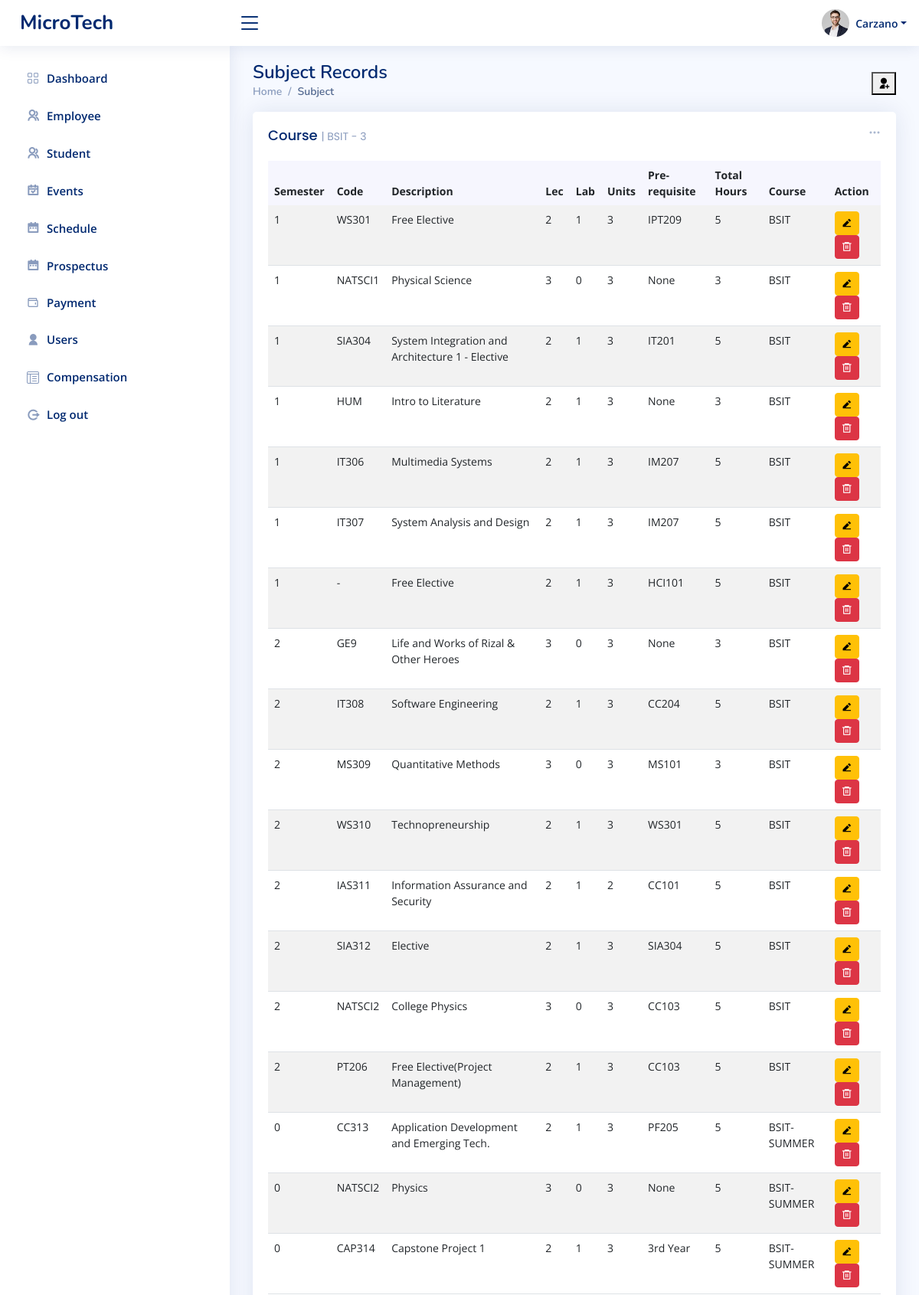
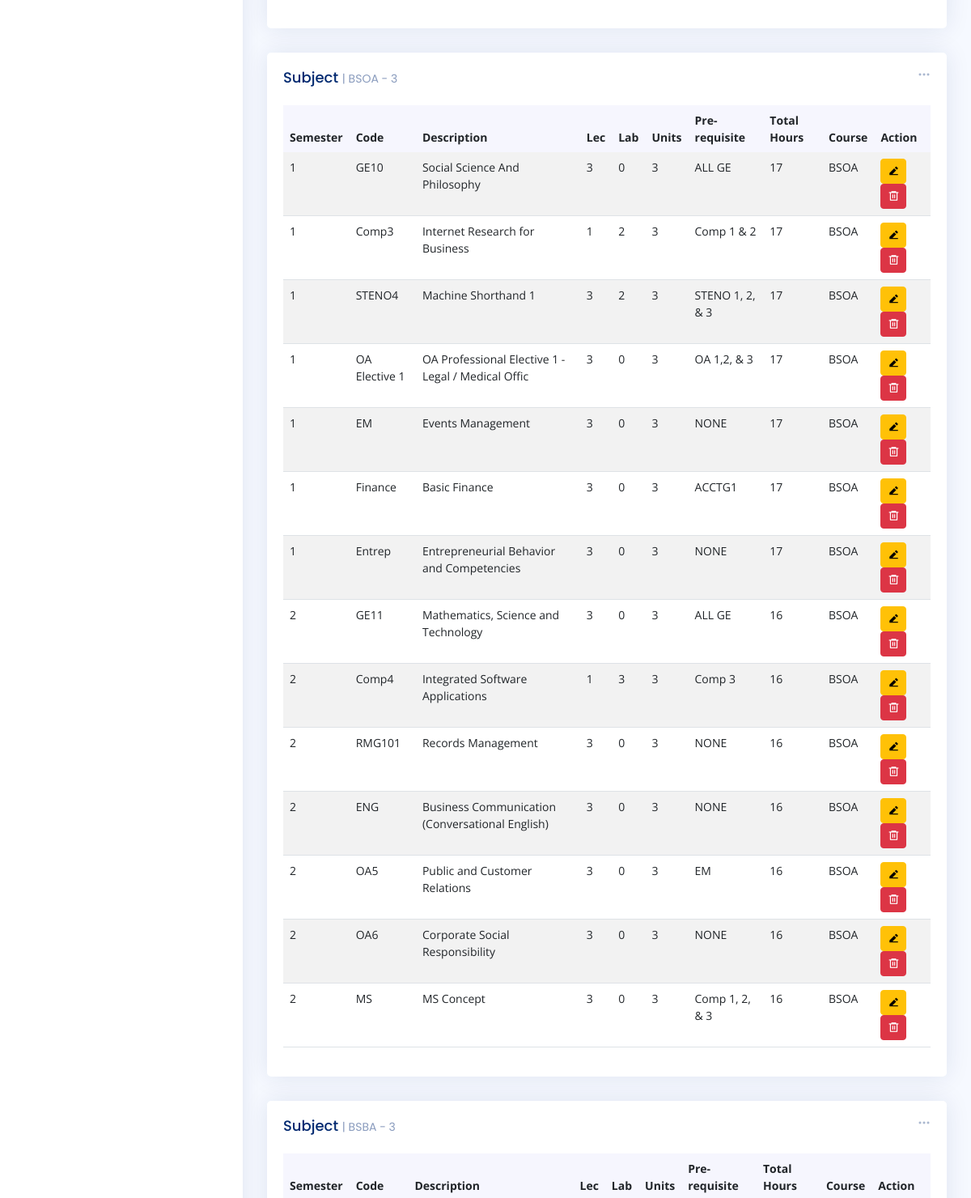
/admin/subject-year-3.php (signed in, upper part), run on the app's committed database (2 pictures, top to bottom).
### tables this page shows
CREATE TABLE `tbl_users` (
  `user_id` int(11) NOT NULL,
  `user_fname` varchar(50) NOT NULL,
  `user_lname` varchar(50) NOT NULL,
  `user_email` varchar(80) NOT NULL,
  `user_name` varchar(50) NOT NULL,
  `user_pass` varchar(100) NOT NULL,
  `user_role` varchar(20) NOT NULL
);

CREATE TABLE `tbl_subjects` (
  `id` int(11) NOT NULL,
  `year` int(11) NOT NULL,
  `semester` int(11) NOT NULL,
  `code` varchar(50) NOT NULL,
  `description` varchar(50) NOT NULL,
  `lec` int(11) NOT NULL,
  `lab` int(11) NOT NULL,
  `unit` int(11) NOT NULL,
  `pre_req` varchar(50) NOT NULL,
  `total` int(11) NOT NULL,
  `course` varchar(50) NOT NULL
);

### admin/subject-year-3.php (the view, shortened to what this page needs)
<?php include_once "../templates/header.php"; ?>
<main id="main" class="main">
  <div class="pagetitle">
    <h1>Subject Records</h1>
    <button type="button" class="ri-user-add-fill tablebutton" data-bs-toggle="modal" data-bs-target="#verticalycentered"></button>
    <nav>
      <ol class="breadcrumb">
        <li class="breadcrumb-item"><a href="index.php">Home</a></li>
        <li class="breadcrumb-item active">Subject</li>
      </ol>
    </nav>
  </div>
  <section class="section dashboard">
    <div class="col-lg-12">
      <div class="row">
        <div class="col-12">
          <div class="card recent-sales overflow-auto">
            <div class="filter">
              <a class="icon" href="#" data-bs-toggle="dropdown"><i class="bi bi-three-dots"></i></a>
            </div>
            <div class="card-body">
              <h5 class="card-title">Course <span>| BSIT - 3 </span></h5>
              <table class="table table-striped datatable">
                <thead>
                  <tr>
                    <th scope="col">Semester</th>
                    <th scope="col">Code</th>
                    <th scope="col">Description</th>
                    <th scope="col">Lec</th>
                    <th scope="col">Lab</th>
                    <th scope="col">Units</th>
                    <th scope="col">Pre-requisite</th>
                    <th scope="col">Total Hours</th>
                    <th scope="col">Course</th>
                    <th scope="col">Action</th>
                  </tr>
                </thead>
                <tbody>
                  <?php
                  $database = new Connection();
                  $db = $database->open();
                  try {
                    $sql = "SELECT * FROM tbl_subjects WHERE (course = 'BSIT' OR course = 'BSIT-SUMMER') AND year = '3'";
                    foreach ($db->query($sql) as $subject) {
                  ?>
                      <tr>
                        <td><?php echo htmlspecialchars($subject['semester']); ?></td>
                        <td><?php echo htmlspecialchars($subject['code']); ?></td>
                        <td><?php echo htmlspecialchars($subject['description']); ?></td>
                        <td><?php echo htmlspecialchars($subject['lec']); ?></td>
                        <td><?php echo htmlspecialchars($subject['lab']); ?></td>
                        <td><?php echo htmlspecialchars($subject['unit']); ?></td>
                        <td><?php echo htmlspecialchars($subject['pre_req']); ?></td>
                        <td><?php echo htmlspecialchars($subject['total']); ?></td>
                        <td><?php echo htmlspecialchars($subject['course']); ?></td>
                        <td>
                          <button type="button" class="btn btn-sm btn-warning ri-edit-2-fill" data-bs-toggle="modal" data-bs-target="#editStudent<?php echo $subject['id']; ?>"></button>
                          <form method="POST" action="../admin/upload/delete_subject.php" onsubmit="return confirm('Are you sure you want to delete this subject?');" style="display:inline;">
                            <button type="submit" class="btn btn-sm btn-danger ri-delete-bin-6-line"></button>
                          </form>
                        </td>
                        <?php include('modals/form-edit-Student.php'); ?>
                      </tr>
                  <?php
                    }
                  } catch (PDOException $e) {
                    echo "There is some problem in connection: " . $e->getMessage();
                  }
                  ?>
    <div class="col-lg-12">
      <div class="row">
        <div class="col-12">
          <div class="card recent-sales overflow-auto">
            <div class="filter">
              <a class="icon" href="#" data-bs-toggle="dropdown"><i class="bi bi-three-dots"></i></a>
            </div>
            <div class="card-body">
              <h5 class="card-title">Subject <span>| BSOA - 3 </span></h5>
              <table class="table table-striped datatable">
                <thead>
                  <tr>
                    <th scope="col">Semester</th>
                    <th scope="col">Code</th>
                    <th scope="col">Description</th>
                    <th scope="col">Lec</th>
                    <th scope="col">Lab</th>
                    <th scope="col">Units</th>
                    <th scope="col">Pre-requisite</th>
                    <th scope="col">Total Hours</th>
                    <th scope="col">Course</th>
                    <th scope="col">Action</th>
                  </tr>
                </thead>
                <tbody>
                  <?php
                  $database = new Connection();
                  $db = $database->open();
                  try {
                    $sql = "SELECT * FROM tbl_subjects WHERE course = 'BSOA' AND year = '3' ";
                    foreach ($db->query($sql) as $subject) {
                  ?>
                      <tr>
                        <td><?php echo htmlspecialchars($subject['semester']); ?></td>
                        <td><?php echo htmlspecialchars($subject['code']); ?></td>
                        <td><?php echo htmlspecialchars($subject['description']); ?></td>
                        <td><?php echo htmlspecialchars($subject['lec']); ?></td>
                        <td><?php echo htmlspecialchars($subject['lab']); ?></td>
                        <td><?php echo htmlspecialchars($subject['unit']); ?></td>
                        <td><?php echo htmlspecialchars($subject['pre_req']); ?></td>
                        <td><?php echo htmlspecialchars($subject['total']); ?></td>
                        <td><?php echo htmlspecialchars($subject['course']); ?></td>
                        <td>
                          <button type="button" class="btn btn-sm btn-warning ri-edit-2-fill" data-bs-toggle="modal" data-bs-target="#editStudent<?php echo $subject['id']; ?>"></button>
                          <form method="POST" action="../admin/upload/delete_subject.php" onsubmit="return confirm('Are you sure you want to delete this subject?');" style="display:inline;">
                            <button type="submit" class="btn btn-sm btn-danger ri-delete-bin-6-line"></button>
                          </form>
                        </td>
                        <?php include('modals/form-edit-Student.php'); ?>
                      </tr>
                  <?php
                    }
                  } catch (PDOException $e) {
                    echo "There is some problem in connection: " . $e->getMessage();
                  }
                  ?>
    <div class="col-lg-12">
      <div class="row">
        <div class="col-12">
          <div class="card recent-sales overflow-auto">
            <div class="filter">
              <a class="icon" href="#" data-bs-toggle="dropdown"><i class="bi bi-three-dots"></i></a>
            </div>
            <div class="card-body">
              <h5 class="card-title">Subject <span>| BSBA - 3 </span></h5>
              <table class="table table-striped datatable">
                <thead>
                  <tr>
                    <th scope="col">Semester</th>
                    <th scope="col">Code</th>
                    <th scope="col">Description</th>
                    <th scope="col">Lec</th>
                    <th scope="col">Lab</th>
                    <th scope="col">Units</th>
                    <th scope="col">Pre-requisite</th>
                    <th scope="col">Total Hours</th>
                    <th scope="col">Course</th>
                    <th scope="col">Action</th>
                  </tr>
                </thead>
                  <?php
                  $database = new Connection();
                  $db = $database->open();
                  try {
                    $sql = "SELECT * FROM tbl_subjects WHERE course = 'BSBA' AND year = '3' ";
                    foreach ($db->query($sql) as $subject) {
                  ?>
                        <?php include('modals/form-edit-Student.php'); ?>
                  <?php
                    }
                  } catch (PDOException $e) {
                    echo "There is some problem in connection: " . $e->getMessage();
                  }
                  ?>
  </section>
</main>
<?php include_once "../templates/footer.php"; ?>

### templates/header.php (shortened to what this page needs)
<?php
include_once "includes/connect.php";
$userid = $_SESSION["login"];
$statements = $conn->prepare("SELECT * FROM tbl_users WHERE user_id = '$userid'");
$statements->execute();
$user = $statements->fetch(PDO::FETCH_ASSOC);
$lname = $user['user_lname'];
?>
<!DOCTYPE html>
<html lang="en">
<head>
  <link href="../assets/vendor/bootstrap/css/bootstrap.min.css" rel="stylesheet">
  <link href="../assets/vendor/bootstrap-icons/bootstrap-icons.css" rel="stylesheet">
  <link href="../assets/vendor/boxicons/css/boxicons.min.css" rel="stylesheet">
  <link href="../assets/vendor/quill/quill.snow.css" rel="stylesheet">
  <link href="../assets/vendor/quill/quill.bubble.css" rel="stylesheet">
  <link href="../assets/vendor/remixicon/remixicon.css" rel="stylesheet">
  <link href="../assets/vendor/simple-datatables/style.css" rel="stylesheet">
  <link href="../assets/css/style.css" rel="stylesheet">
</head>
<body>
  <header id="header" class="header fixed-top d-flex align-items-center">
    <div class="d-flex align-items-center justify-content-between">
      <a href="../admin/index.php" class="logo d-flex align-items-center">
        <span class="d-none d-lg-block">MicroTech</span>
      </a>
      <i class="bi bi-list toggle-sidebar-btn"></i>
    </div>
    <nav class="header-nav ms-auto">
      <ul class="d-flex align-items-center">
        <li class="nav-item dropdown pe-3">
          <a class="nav-link nav-profile d-flex align-items-center pe-0" href="#" data-bs-toggle="dropdown">
            <img src="../assets/img/profile-img.jpg" alt="Profile" class="rounded-circle">
            <span class="d-none d-md-block dropdown-toggle ps-2"><?php echo $lname ?></span>
          </a>
        </li>
      </ul>
    </nav>
  </header>
  <aside id="sidebar" class="sidebar">
    <ul class="sidebar-nav" id="sidebar-nav">
      <li class="nav-item">
        <a class="nav-link collapsed" href="../admin/index.php">
          <i class="bi bi-grid"></i>
          <span>Dashboard</span>
        </a>
      </li>
      <li class="nav-item">
        <a class="nav-link collapsed" href="../admin/employee.php">
          <i class="ri ri-group-line"></i>
          <span>Employee</span>
        </a>
      </li>
      <li class="nav-item">
        <a class="nav-link collapsed" href="../admin/studentRecords1.php">
          <i class="ri ri-group-line"></i>
          <span>Student</span>
        </a>
      </li>
      <li class="nav-item">
        <a class="nav-link collapsed" href="../admin/event.php">
          <i class="ri-calendar-check-line"></i>
          <span>Events</span>
        </a>
      </li>
      <li class="nav-item">
        <a class="nav-link collapsed" href="../admin/schedule.php">
          <i class="ri-calendar-2-fill"></i>
          <span>Schedule</span>
        </a>
      </li>
      <li class="nav-item">
        <a class="nav-link collapsed" href="../admin/subject.php">
          <i class="ri-calendar-2-fill"></i>
          <span>Prospectus</span>
        </a>
      </li>
      <li class="nav-item">
        <a class="nav-link collapsed" href="../admin/payment.php">
          <i class="bx bx-wallet"></i>
          <span>Payment</span>
        </a>
      </li>
      <li class="nav-item">
        <a class="nav-link collapsed" href="../admin/user.php">
          <i class="ri-user-fill"></i>
          <span>Users</span>
        </a>
      </li>
      <li class="nav-item">
        <a class="nav-link collapsed" href="../admin/compensation.php">
          <i class="bi bi-layout-text-window-reverse"></i>
          <span>Compensation</span>
        </a>
      </li>
      <li class="nav-item">
        <a class="nav-link collapsed" href="../admin/includes/logout.inc.php">
          <i class="ri-logout-circle-r-line"></i>
          <span>Log out</span>
        </a>
      </li>
    </ul>
  </aside>

### assets/css/style.css (style rules this page uses)
:root { scroll-behavior: smooth; }
body { font-family: "Open Sans", sans-serif; background: #f6f9ff; color: #444444; }
a { color: #4154f1; text-decoration: none; }
h1, h2, h3, h4, h5, h6 { font-family: "Nunito", sans-serif; }
#main { margin-top: 60px; padding: 20px 30px; transition: all 0.3s; }
.pagetitle { margin-bottom: 10px; }
.pagetitle h1 { font-size: 24px; margin-bottom: 0; font-weight: 600; color: #012970; }
.card { margin-bottom: 30px; border: none; border-radius: 5px; box-shadow: 0px 0 30px rgba(1, 41, 112, 0.1); }
.card-title { padding: 20px 0 15px 0; font-size: 18px; font-weight: 500; color: #012970; font-family: "Poppins", sans-serif; }
.card-title span { color: #899bbd; font-size: 14px; font-weight: 400; }
.card-body { padding: 0 20px 20px 20px; }
.breadcrumb { font-size: 14px; font-family: "Nunito", sans-serif; color: #899bbd; font-weight: 600; }
.breadcrumb a { color: #899bbd; transition: 0.3s; }
.breadcrumb .breadcrumb-item::before { color: #899bbd; }
.breadcrumb .active { color: #51678f; font-weight: 600; }
.logo { line-height: 1; }
@media (min-width: 1200px) { .logo { width: 280px; } }
.logo span { font-size: 26px; font-weight: 700; color: #012970; font-family: "Nunito", sans-serif; }
.header { transition: all 0.5s; z-index: 997; height: 60px; box-shadow: 0px 2px 20px rgba(1, 41, 112, 0.1); background-color: #fff; padding-left: 20px; }
.header .toggle-sidebar-btn { font-size: 32px; padding-left: 10px; cursor: pointer; color: #012970; }
.header-nav ul { list-style: none; }
.header-nav>ul { margin: 0; padding: 0; }
.header-nav .nav-profile { color: #012970; }
.header-nav .nav-profile img { max-height: 36px; }
.header-nav .nav-profile span { font-size: 14px; font-weight: 600; }
.sidebar { position: fixed; top: 60px; left: 0; bottom: 0; width: 300px; z-index: 996; transition: all 0.3s; padding: 20px; overflow-y: auto; scrollbar-width: thin; scrollbar-color: #aab7cf transparent; box-shadow: 0px 0px 20px rgba(1, 41, 112, 0.1); background-color: #fff; }
@media (min-width: 1200px) { #main, #footer { margin-left: 300px; } }
.sidebar-nav { padding: 0; margin: 0; list-style: none; }
.sidebar-nav li { padding: 0; margin: 0; list-style: none; }
.sidebar-nav .nav-item { margin-bottom: 5px; }
.sidebar-nav .nav-link { display: flex; align-items: center; font-size: 15px; font-weight: 600; color: #4154f1; transition: 0.3; background: #f6f9ff; padding: 10px 15px; border-radius: 4px; }
.sidebar-nav .nav-link i { font-size: 16px; margin-right: 10px; color: #4154f1; }
.sidebar-nav .nav-link.collapsed { color: #012970; background: #fff; }
.sidebar-nav .nav-link.collapsed i { color: #899bbd; }
.dashboard .filter { position: absolute; right: 0px; top: 15px; }
.dashboard .filter .icon { color: #aab7cf; padding-right: 20px; padding-bottom: 5px; transition: 0.3s; font-size: 16px; }
.tablebutton { float: right !important; margin: -15px 0 0 0 !important; }
.dashboard .recent-sales { font-size: 14px; }
.dashboard .recent-sales .table thead { background: #f6f6fe; }
.dashboard .recent-sales .table thead th { border: 0; }

### data on the page
tbl_users: user_lname "Carzano"
tbl_subjects: semester "1", code "WS301", description "Free Elective", lec "2", lab "1", unit "3", pre_req "IPT209", total "5", course "BSIT"
tbl_subjects: semester "1", code "NATSCI1", description "Physical Science", lec "3", lab "0", unit "3", pre_req "None", total "3", course "BSIT"
tbl_subjects: semester "1", code "SIA304", description "System Integration and Architecture 1 - Elective", lec "2", lab "1", unit "3", pre_req "IT201", total "5", course "BSIT"
tbl_subjects: semester "1", code "HUM", description "Intro to Literature", lec "2", lab "1", unit "3", pre_req "None", total "3", course "BSIT"
tbl_subjects: semester "1", code "IT306", description "Multimedia Systems", lec "2", lab "1", unit "3", pre_req "IM207", total "5", course "BSIT"
tbl_subjects: semester "1", code "IT307", description "System Analysis and Design", lec "2", lab "1", unit "3", pre_req "IM207", total "5", course "BSIT"
tbl_subjects: semester "1", code "-", description "Free Elective", lec "2", lab "1", unit "3", pre_req "HCI101", total "5", course "BSIT"
tbl_subjects: semester "2", code "GE9", description "Life and Works of Rizal & Other Heroes", lec "3", lab "0", unit "3", pre_req "None", total "3", course "BSIT"
tbl_subjects: semester "2", code "IT308", description "Software Engineering", lec "2", lab "1", unit "3", pre_req "CC204", total "5", course "BSIT"
tbl_subjects: semester "2", code "MS309", description "Quantitative Methods", lec "3", lab "0", unit "3", pre_req "MS101", total "3", course "BSIT"
tbl_subjects: semester "2", code "WS310", description "Technopreneurship", lec "2", lab "1", unit "3", pre_req "WS301", total "5", course "BSIT"
tbl_subjects: semester "2", code "IAS311", description "Information Assurance and Security", lec "2", lab "1", unit "2", pre_req "CC101", total "5", course "BSIT"
tbl_subjects: semester "2", code "SIA312", description "Elective", lec "2", lab "1", unit "3", pre_req "SIA304", total "5", course "BSIT"
tbl_subjects: semester "2", code "NATSCI2", description "College Physics", lec "3", lab "0", unit "3", pre_req "CC103", total "5", course "BSIT"
tbl_subjects: semester "2", code "PT206", description "Free Elective(Project Management)", lec "2", lab "1", unit "3", pre_req "CC103", total "5", course "BSIT"
tbl_subjects: semester "0", code "CC313", description "Application Development and Emerging Tech.", lec "2", lab "1", unit "3", pre_req "PF205", total "5", course "BSIT-SUMMER"
tbl_subjects: semester "0", code "NATSCI2", description "Physics", lec "3", lab "0", unit "3", pre_req "None", total "5", course "BSIT-SUMMER"
tbl_subjects: semester "0", code "CAP314", description "Capstone Project 1", lec "2", lab "1", unit "3", pre_req "3rd Year", total "5", course "BSIT-SUMMER"
tbl_subjects: semester "1", code "GE10", description "Social Science And Philosophy", lec "3", lab "0", unit "3", pre_req "ALL GE", total "17", course "BSOA"
tbl_subjects: semester "1", code "Comp3", description "Internet Research for Business", lec "1", lab "2", unit "3", pre_req "Comp 1 & 2", total "17", course "BSOA"
tbl_subjects: semester "1", code "STENO4", description "Machine Shorthand 1", lec "3", lab "2", unit "3", pre_req "STENO 1, 2, & 3", total "17", course "BSOA"
tbl_subjects: semester "1", code "OA Elective 1", description "OA Professional Elective 1 - Legal / Medical Offic", lec "3", lab "0", unit "3", pre_req "OA 1,2, & 3", total "17", course "BSOA"
tbl_subjects: semester "1", code "EM", description "Events Management", lec "3", lab "0", unit "3", pre_req "NONE", total "17", course "BSOA"
tbl_subjects: semester "1", code "Finance", description "Basic Finance", lec "3", lab "0", unit "3", pre_req "ACCTG1", total "17", course "BSOA"
tbl_subjects: semester "1", code "Entrep", description "Entrepreneurial Behavior and Competencies", lec "3", lab "0", unit "3", pre_req "NONE", total "17", course "BSOA"
tbl_subjects: semester "2", code "GE11", description "Mathematics, Science and Technology", lec "3", lab "0", unit "3", pre_req "ALL GE", total "16", course "BSOA"
tbl_subjects: semester "2", code "Comp4", description "Integrated Software Applications", lec "1", lab "3", unit "3", pre_req "Comp 3", total "16", course "BSOA"
tbl_subjects: semester "2", code "RMG101", description "Records Management", lec "3", lab "0", unit "3", pre_req "NONE", total "16", course "BSOA"
tbl_subjects: semester "2", code "ENG", description "Business Communication (Conversational English)", lec "3", lab "0", unit "3", pre_req "NONE", total "16", course "BSOA"
tbl_subjects: semester "2", code "OA5", description "Public and Customer Relations", lec "3", lab "0", unit "3", pre_req "EM", total "16", course "BSOA"
tbl_subjects: semester "2", code "OA6", description "Corporate Social Responsibility", lec "3", lab "0", unit "3", pre_req "NONE", total "16", course "BSOA"
tbl_subjects: semester "2", code "MS", description "MS Concept", lec "3", lab "0", unit "3", pre_req "Comp 1, 2, & 3", total "16", course "BSOA"
